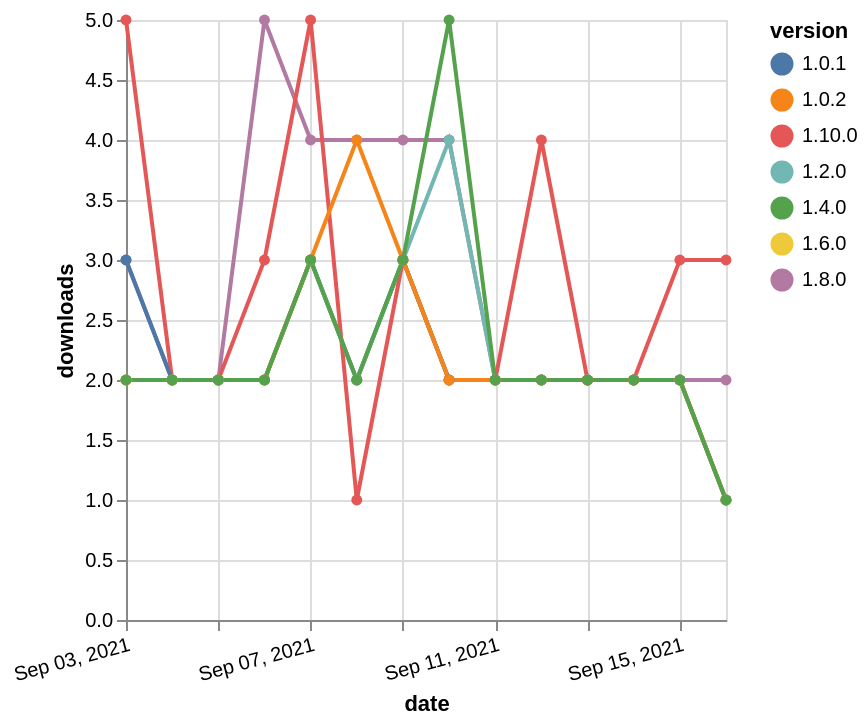

This figure's Vega-Lite source:
### Vega-Lite specification from a JSON file in a GitHub repository (floating-point values rounded to 4 significant figures)
{"$schema": "https://vega.github.io/schema/vega-lite/v5.json", "description": "A simple bar chart with embedded data.", "data": {"values": [{"date": "2021-09-03", "total": 1421, "delta": 2, "version": "1.6.0"}, {"date": "2021-09-04", "total": 1423, "delta": 2, "version": "1.6.0"}, {"date": "2021-09-05", "total": 1425, "delta": 2, "version": "1.6.0"}, {"date": "2021-09-06", "total": 1427, "delta": 2, "version": "1.6.0"}, {"date": "2021-09-07", "total": 1430, "delta": 3, "version": "1.6.0"}, {"date": "2021-09-08", "total": 1432, "delta": 2, "version": "1.6.0"}, {"date": "2021-09-09", "total": 1435, "delta": 3, "version": "1.6.0"}, {"date": "2021-09-10", "total": 1437, "delta": 2, "version": "1.6.0"}, {"date": "2021-09-11", "total": 1439, "delta": 2, "version": "1.6.0"}, {"date": "2021-09-12", "total": 1441, "delta": 2, "version": "1.6.0"}, {"date": "2021-09-13", "total": 1443, "delta": 2, "version": "1.6.0"}, {"date": "2021-09-14", "total": 1445, "delta": 2, "version": "1.6.0"}, {"date": "2021-09-15", "total": 1447, "delta": 2, "version": "1.6.0"}, {"date": "2021-09-16", "total": 1448, "delta": 1, "version": "1.6.0"}, {"date": "2021-09-03", "total": 1275, "delta": 3, "version": "1.8.0"}, {"date": "2021-09-04", "total": 1277, "delta": 2, "version": "1.8.0"}, {"date": "2021-09-05", "total": 1279, "delta": 2, "version": "1.8.0"}, {"date": "2021-09-06", "total": 1284, "delta": 5, "version": "1.8.0"}, {"date": "2021-09-07", "total": 1288, "delta": 4, "version": "1.8.0"}, {"date": "2021-09-08", "total": 1292, "delta": 4, "version": "1.8.0"}, {"date": "2021-09-09", "total": 1296, "delta": 4, "version": "1.8.0"}, {"date": "2021-09-10", "total": 1300, "delta": 4, "version": "1.8.0"}, {"date": "2021-09-11", "total": 1302, "delta": 2, "version": "1.8.0"}, {"date": "2021-09-12", "total": 1304, "delta": 2, "version": "1.8.0"}, {"date": "2021-09-13", "total": 1306, "delta": 2, "version": "1.8.0"}, {"date": "2021-09-14", "total": 1308, "delta": 2, "version": "1.8.0"}, {"date": "2021-09-15", "total": 1310, "delta": 2, "version": "1.8.0"}, {"date": "2021-09-16", "total": 1312, "delta": 2, "version": "1.8.0"}, {"date": "2021-09-03", "total": 296, "delta": 5, "version": "1.10.0"}, {"date": "2021-09-04", "total": 298, "delta": 2, "version": "1.10.0"}, {"date": "2021-09-05", "total": 300, "delta": 2, "version": "1.10.0"}, {"date": "2021-09-06", "total": 303, "delta": 3, "version": "1.10.0"}, {"date": "2021-09-07", "total": 308, "delta": 5, "version": "1.10.0"}, {"date": "2021-09-08", "total": 309, "delta": 1, "version": "1.10.0"}, {"date": "2021-09-09", "total": 312, "delta": 3, "version": "1.10.0"}, {"date": "2021-09-10", "total": 314, "delta": 2, "version": "1.10.0"}, {"date": "2021-09-11", "total": 316, "delta": 2, "version": "1.10.0"}, {"date": "2021-09-12", "total": 320, "delta": 4, "version": "1.10.0"}, {"date": "2021-09-13", "total": 322, "delta": 2, "version": "1.10.0"}, {"date": "2021-09-14", "total": 324, "delta": 2, "version": "1.10.0"}, {"date": "2021-09-15", "total": 327, "delta": 3, "version": "1.10.0"}, {"date": "2021-09-16", "total": 330, "delta": 3, "version": "1.10.0"}, {"date": "2021-09-03", "total": 2036, "delta": 3, "version": "1.0.1"}, {"date": "2021-09-04", "total": 2038, "delta": 2, "version": "1.0.1"}, {"date": "2021-09-05", "total": 2040, "delta": 2, "version": "1.0.1"}, {"date": "2021-09-06", "total": 2042, "delta": 2, "version": "1.0.1"}, {"date": "2021-09-07", "total": 2045, "delta": 3, "version": "1.0.1"}, {"date": "2021-09-08", "total": 2047, "delta": 2, "version": "1.0.1"}, {"date": "2021-09-09", "total": 2050, "delta": 3, "version": "1.0.1"}, {"date": "2021-09-10", "total": 2052, "delta": 2, "version": "1.0.1"}, {"date": "2021-09-11", "total": 2054, "delta": 2, "version": "1.0.1"}, {"date": "2021-09-12", "total": 2056, "delta": 2, "version": "1.0.1"}, {"date": "2021-09-13", "total": 2058, "delta": 2, "version": "1.0.1"}, {"date": "2021-09-14", "total": 2060, "delta": 2, "version": "1.0.1"}, {"date": "2021-09-15", "total": 2062, "delta": 2, "version": "1.0.1"}, {"date": "2021-09-16", "total": 2063, "delta": 1, "version": "1.0.1"}, {"date": "2021-09-03", "total": 1667, "delta": 2, "version": "1.2.0"}, {"date": "2021-09-04", "total": 1669, "delta": 2, "version": "1.2.0"}, {"date": "2021-09-05", "total": 1671, "delta": 2, "version": "1.2.0"}, {"date": "2021-09-06", "total": 1673, "delta": 2, "version": "1.2.0"}, {"date": "2021-09-07", "total": 1676, "delta": 3, "version": "1.2.0"}, {"date": "2021-09-08", "total": 1678, "delta": 2, "version": "1.2.0"}, {"date": "2021-09-09", "total": 1681, "delta": 3, "version": "1.2.0"}, {"date": "2021-09-10", "total": 1685, "delta": 4, "version": "1.2.0"}, {"date": "2021-09-11", "total": 1687, "delta": 2, "version": "1.2.0"}, {"date": "2021-09-12", "total": 1689, "delta": 2, "version": "1.2.0"}, {"date": "2021-09-13", "total": 1691, "delta": 2, "version": "1.2.0"}, {"date": "2021-09-14", "total": 1693, "delta": 2, "version": "1.2.0"}, {"date": "2021-09-15", "total": 1695, "delta": 2, "version": "1.2.0"}, {"date": "2021-09-16", "total": 1696, "delta": 1, "version": "1.2.0"}, {"date": "2021-09-03", "total": 2090, "delta": 2, "version": "1.0.2"}, {"date": "2021-09-04", "total": 2092, "delta": 2, "version": "1.0.2"}, {"date": "2021-09-05", "total": 2094, "delta": 2, "version": "1.0.2"}, {"date": "2021-09-06", "total": 2096, "delta": 2, "version": "1.0.2"}, {"date": "2021-09-07", "total": 2099, "delta": 3, "version": "1.0.2"}, {"date": "2021-09-08", "total": 2103, "delta": 4, "version": "1.0.2"}, {"date": "2021-09-09", "total": 2106, "delta": 3, "version": "1.0.2"}, {"date": "2021-09-10", "total": 2108, "delta": 2, "version": "1.0.2"}, {"date": "2021-09-11", "total": 2110, "delta": 2, "version": "1.0.2"}, {"date": "2021-09-12", "total": 2112, "delta": 2, "version": "1.0.2"}, {"date": "2021-09-13", "total": 2114, "delta": 2, "version": "1.0.2"}, {"date": "2021-09-14", "total": 2116, "delta": 2, "version": "1.0.2"}, {"date": "2021-09-15", "total": 2118, "delta": 2, "version": "1.0.2"}, {"date": "2021-09-16", "total": 2119, "delta": 1, "version": "1.0.2"}, {"date": "2021-09-03", "total": 1530, "delta": 2, "version": "1.4.0"}, {"date": "2021-09-04", "total": 1532, "delta": 2, "version": "1.4.0"}, {"date": "2021-09-05", "total": 1534, "delta": 2, "version": "1.4.0"}, {"date": "2021-09-06", "total": 1536, "delta": 2, "version": "1.4.0"}, {"date": "2021-09-07", "total": 1539, "delta": 3, "version": "1.4.0"}, {"date": "2021-09-08", "total": 1541, "delta": 2, "version": "1.4.0"}, {"date": "2021-09-09", "total": 1544, "delta": 3, "version": "1.4.0"}, {"date": "2021-09-10", "total": 1549, "delta": 5, "version": "1.4.0"}, {"date": "2021-09-11", "total": 1551, "delta": 2, "version": "1.4.0"}, {"date": "2021-09-12", "total": 1553, "delta": 2, "version": "1.4.0"}, {"date": "2021-09-13", "total": 1555, "delta": 2, "version": "1.4.0"}, {"date": "2021-09-14", "total": 1557, "delta": 2, "version": "1.4.0"}, {"date": "2021-09-15", "total": 1559, "delta": 2, "version": "1.4.0"}, {"date": "2021-09-16", "total": 1560, "delta": 1, "version": "1.4.0"}]}, "width": "container", "mark": {"type": "line", "point": {"filled": true}}, "encoding": {"x": {"field": "date", "type": "temporal", "timeUnit": "yearmonthdate", "title": "date", "axis": {"labelAngle": -15}}, "y": {"field": "delta", "type": "quantitative", "title": "downloads"}, "color": {"field": "version", "type": "nominal"}, "tooltip": {"field": "delta"}}}
